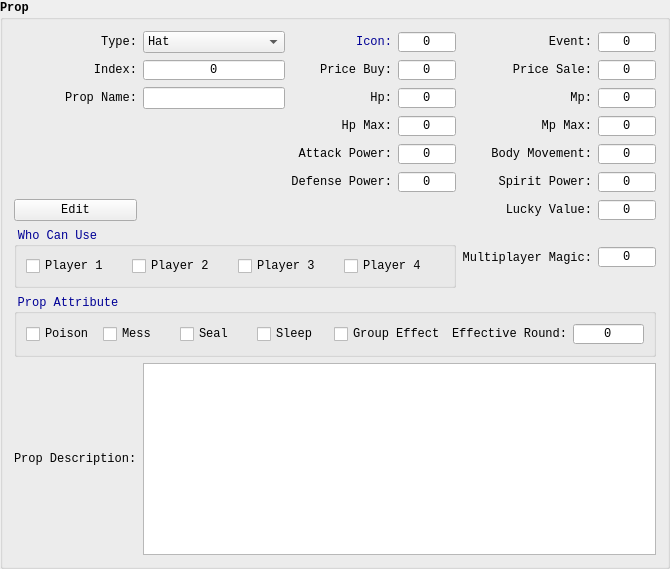
      <widget class="QGroupBox" name="propBox">
       <property name="font">
        <font>
         <family>Consolas</family>
         <pointsize>9</pointsize>
         <bold>true</bold>
        </font>
       </property>
       <property name="styleSheet">
        <string notr="true">#propBox {
	color: rgb(0, 0, 150);
	font-weight: bold;
}</string>
       </property>
       <property name="title">
        <string>Prop</string>
       </property>
       <layout class="QGridLayout" name="propLayout">
        <item row="2" column="5">
         <widget class="QSpinBox" name="propMp">
          <property name="font">
           <font>
            <family>Consolas</family>
            <pointsize>9</pointsize>
            <bold>false</bold>
           </font>
          </property>
          <property name="alignment">
           <set>Qt::AlignCenter</set>
          </property>
          <property name="buttonSymbols">
           <enum>QAbstractSpinBox::NoButtons</enum>
          </property>
          <property name="minimum">
           <number>-32768</number>
          </property>
          <property name="maximum">
           <number>32767</number>
          </property>
         </widget>
        </item>
        <item row="4" column="2">
         <widget class="QLabel" name="propAttackPowerLbl">
          <property name="font">
           <font>
            <family>Consolas</family>
            <pointsize>9</pointsize>
            <bold>false</bold>
           </font>
          </property>
          <property name="text">
           <string>Attack Power:</string>
          </property>
          <property name="alignment">
           <set>Qt::AlignRight|Qt::AlignTrailing|Qt::AlignVCenter</set>
          </property>
         </widget>
        </item>
        <item row="2" column="1">
         <widget class="QLineEdit" name="propName">
          <property name="sizePolicy">
           <sizepolicy hsizetype="Minimum" vsizetype="Fixed">
            <horstretch>0</horstretch>
            <verstretch>0</verstretch>
           </sizepolicy>
          </property>
          <property name="font">
           <font>
            <family>Consolas</family>
            <pointsize>9</pointsize>
            <bold>false</bold>
           </font>
          </property>
          <property name="alignment">
           <set>Qt::AlignCenter</set>
          </property>
         </widget>
        </item>
        <item row="1" column="3">
         <widget class="QSpinBox" name="propPriceBuy">
          <property name="font">
           <font>
            <family>Consolas</family>
            <pointsize>9</pointsize>
            <bold>false</bold>
           </font>
          </property>
          <property name="alignment">
           <set>Qt::AlignCenter</set>
          </property>
          <property name="buttonSymbols">
           <enum>QAbstractSpinBox::NoButtons</enum>
          </property>
          <property name="minimum">
           <number>0</number>
          </property>
          <property name="maximum">
           <number>65536</number>
          </property>
         </widget>
        </item>
        <item row="7" column="4">
         <widget class="QLabel" name="multiplayerMagicLbl">
          <property name="font">
           <font>
            <family>Consolas</family>
            <pointsize>9</pointsize>
            <bold>false</bold>
           </font>
          </property>
          <property name="text">
           <string>Multiplayer Magic:</string>
          </property>
          <property name="alignment">
           <set>Qt::AlignRight|Qt::AlignTrailing|Qt::AlignVCenter</set>
          </property>
         </widget>
        </item>
        <item row="3" column="3">
         <widget class="QSpinBox" name="propHpMax">
          <property name="font">
           <font>
            <family>Consolas</family>
            <pointsize>9</pointsize>
            <bold>false</bold>
           </font>
          </property>
          <property name="alignment">
           <set>Qt::AlignCenter</set>
          </property>
          <property name="buttonSymbols">
           <enum>QAbstractSpinBox::NoButtons</enum>
          </property>
          <property name="minimum">
           <number>-128</number>
          </property>
          <property name="maximum">
           <number>127</number>
          </property>
         </widget>
        </item>
        <item row="1" column="4">
         <widget class="QLabel" name="propPriceSaleLbl">
          <property name="font">
           <font>
            <family>Consolas</family>
            <pointsize>9</pointsize>
            <bold>false</bold>
           </font>
          </property>
          <property name="text">
           <string>Price Sale:</string>
          </property>
          <property name="alignment">
           <set>Qt::AlignRight|Qt::AlignTrailing|Qt::AlignVCenter</set>
          </property>
         </widget>
        </item>
        <item row="1" column="0">
         <widget class="QLabel" name="propIdxLbl">
          <property name="font">
           <font>
            <family>Consolas</family>
            <pointsize>9</pointsize>
            <bold>false</bold>
           </font>
          </property>
          <property name="text">
           <string>Index:</string>
          </property>
          <property name="alignment">
           <set>Qt::AlignRight|Qt::AlignTrailing|Qt::AlignVCenter</set>
          </property>
         </widget>
        </item>
        <item row="7" column="5">
         <widget class="QSpinBox" name="multiplayerMagic">
          <property name="font">
           <font>
            <family>Consolas</family>
            <pointsize>9</pointsize>
            <bold>false</bold>
           </font>
          </property>
          <property name="alignment">
           <set>Qt::AlignCenter</set>
          </property>
          <property name="buttonSymbols">
           <enum>QAbstractSpinBox::NoButtons</enum>
          </property>
          <property name="maximum">
           <number>99</number>
          </property>
         </widget>
        </item>
        <item row="1" column="2">
         <widget class="QLabel" name="propPriceBuyLbl">
          <property name="font">
           <font>
            <family>Consolas</family>
            <pointsize>9</pointsize>
            <bold>false</bold>
           </font>
          </property>
          <property name="text">
           <string>Price Buy:</string>
          </property>
          <property name="alignment">
           <set>Qt::AlignRight|Qt::AlignTrailing|Qt::AlignVCenter</set>
          </property>
         </widget>
        </item>
        <item row="4" column="3">
         <widget class="QSpinBox" name="propAttackPower">
          <property name="font">
           <font>
            <family>Consolas</family>
            <pointsize>9</pointsize>
            <bold>false</bold>
           </font>
          </property>
          <property name="alignment">
           <set>Qt::AlignCenter</set>
          </property>
          <property name="buttonSymbols">
           <enum>QAbstractSpinBox::NoButtons</enum>
          </property>
          <property name="minimum">
           <number>-128</number>
          </property>
          <property name="maximum">
           <number>255</number>
          </property>
         </widget>
        </item>
        <item row="0" column="1">
         <widget class="QComboBox" name="propType">
          <property name="font">
           <font>
            <family>Consolas</family>
            <pointsize>9</pointsize>
            <bold>false</bold>
           </font>
          </property>
          <item>
           <property name="text">
            <string>Hat</string>
           </property>
          </item>
          <item>
           <property name="text">
            <string>Clothes</string>
           </property>
          </item>
          <item>
           <property name="text">
            <string>Shoes</string>
           </property>
          </item>
          <item>
           <property name="text">
            <string>Cloak</string>
           </property>
          </item>
          <item>
           <property name="text">
            <string>Wristlet</string>
           </property>
          </item>
          <item>
           <property name="text">
            <string>Accessory</string>
           </property>
          </item>
          <item>
           <property name="text">
            <string>Weapon</string>
           </property>
          </item>
          <item>
           <property name="text">
            <string>Concealed Weapon</string>
           </property>
          </item>
          <item>
           <property name="text">
            <string>Medicine</string>
           </property>
          </item>
          <item>
           <property name="text">
            <string>Panacea</string>
           </property>
          </item>
          <item>
           <property name="text">
            <string>Elixir</string>
           </property>
          </item>
          <item>
           <property name="text">
            <string>Dope</string>
           </property>
          </item>
          <item>
           <property name="text">
            <string>Escape</string>
           </property>
          </item>
          <item>
           <property name="text">
            <string>Drama</string>
           </property>
          </item>
         </widget>
        </item>
        <item row="2" column="4">
         <widget class="QLabel" name="propMpLbl">
          <property name="font">
           <font>
            <family>Consolas</family>
            <pointsize>9</pointsize>
            <bold>false</bold>
           </font>
          </property>
          <property name="text">
           <string>Mp:</string>
          </property>
          <property name="alignment">
           <set>Qt::AlignRight|Qt::AlignTrailing|Qt::AlignVCenter</set>
          </property>
         </widget>
        </item>
        <item row="1" column="5">
         <widget class="QSpinBox" name="propPriceSale">
          <property name="font">
           <font>
            <family>Consolas</family>
            <pointsize>9</pointsize>
            <bold>false</bold>
           </font>
          </property>
          <property name="alignment">
           <set>Qt::AlignCenter</set>
          </property>
          <property name="buttonSymbols">
           <enum>QAbstractSpinBox::NoButtons</enum>
          </property>
          <property name="minimum">
           <number>0</number>
          </property>
          <property name="maximum">
           <number>65536</number>
          </property>
         </widget>
        </item>
        <item row="3" column="4">
         <widget class="QLabel" name="propMpMaxLbl">
          <property name="font">
           <font>
            <family>Consolas</family>
            <pointsize>9</pointsize>
            <bold>false</bold>
           </font>
          </property>
          <property name="text">
           <string>Mp Max:</string>
          </property>
          <property name="alignment">
           <set>Qt::AlignRight|Qt::AlignTrailing|Qt::AlignVCenter</set>
          </property>
         </widget>
        </item>
        <item row="2" column="0">
         <widget class="QLabel" name="propNameLbl">
          <property name="font">
           <font>
            <family>Consolas</family>
            <pointsize>9</pointsize>
            <bold>false</bold>
           </font>
          </property>
          <property name="text">
           <string>Prop Name:</string>
          </property>
          <property name="alignment">
           <set>Qt::AlignRight|Qt::AlignTrailing|Qt::AlignVCenter</set>
          </property>
         </widget>
        </item>
        <item row="2" column="2">
         <widget class="QLabel" name="propHpLbl">
          <property name="font">
           <font>
            <family>Consolas</family>
            <pointsize>9</pointsize>
            <bold>false</bold>
           </font>
          </property>
          <property name="text">
           <string>Hp:</string>
          </property>
          <property name="alignment">
           <set>Qt::AlignRight|Qt::AlignTrailing|Qt::AlignVCenter</set>
          </property>
         </widget>
        </item>
        <item row="1" column="1">
         <widget class="QSpinBox" name="propIdx">
          <property name="font">
           <font>
            <family>Consolas</family>
            <pointsize>9</pointsize>
            <bold>false</bold>
           </font>
          </property>
          <property name="alignment">
           <set>Qt::AlignCenter</set>
          </property>
          <property name="buttonSymbols">
           <enum>QAbstractSpinBox::NoButtons</enum>
          </property>
          <property name="maximum">
           <number>255</number>
          </property>
         </widget>
        </item>
        <item row="3" column="5">
         <widget class="QSpinBox" name="propMpMax">
          <property name="font">
           <font>
            <family>Consolas</family>
            <pointsize>9</pointsize>
            <bold>false</bold>
           </font>
          </property>
          <property name="alignment">
           <set>Qt::AlignCenter</set>
          </property>
          <property name="buttonSymbols">
           <enum>QAbstractSpinBox::NoButtons</enum>
          </property>
          <property name="minimum">
           <number>-128</number>
          </property>
          <property name="maximum">
           <number>127</number>
          </property>
         </widget>
        </item>
        <item row="9" column="0">
         <widget class="QLabel" name="propDescriptionLbl">
          <property name="font">
           <font>
            <family>Consolas</family>
            <pointsize>9</pointsize>
            <bold>false</bold>
           </font>
          </property>
          <property name="text">
           <string>Prop Description:</string>
          </property>
         </widget>
        </item>
        <item row="0" column="0">
         <widget class="QLabel" name="propTypeLbl">
          <property name="font">
           <font>
            <family>Consolas</family>
            <pointsize>9</pointsize>
            <bold>false</bold>
           </font>
          </property>
          <property name="text">
           <string>Type:</string>
          </property>
          <property name="alignment">
           <set>Qt::AlignRight|Qt::AlignTrailing|Qt::AlignVCenter</set>
          </property>
         </widget>
        </item>
        <item row="2" column="3">
         <widget class="QSpinBox" name="propHp">
          <property name="font">
           <font>
            <family>Consolas</family>
            <pointsize>9</pointsize>
            <bold>false</bold>
           </font>
          </property>
          <property name="alignment">
           <set>Qt::AlignCenter</set>
          </property>
          <property name="buttonSymbols">
           <enum>QAbstractSpinBox::NoButtons</enum>
          </property>
          <property name="minimum">
           <number>-32768</number>
          </property>
          <property name="maximum">
           <number>32767</number>
          </property>
         </widget>
        </item>
        <item row="7" column="0" colspan="4">
         <widget class="QGroupBox" name="whoCanUseBox">
          <property name="font">
           <font>
            <family>Consolas</family>
            <pointsize>9</pointsize>
            <bold>false</bold>
           </font>
          </property>
          <property name="styleSheet">
           <string notr="true">#whoCanUseBox {
	color: rgb(0, 0, 150);
}</string>
          </property>
          <property name="title">
           <string>Who Can Use</string>
          </property>
          <layout class="QHBoxLayout" name="propWhoCanUseHorLayout">
           <item>
            <widget class="QCheckBox" name="player1Chk">
             <property name="font">
              <font>
               <family>Consolas</family>
               <pointsize>9</pointsize>
               <bold>false</bold>
              </font>
             </property>
             <property name="text">
              <string>Player 1</string>
             </property>
            </widget>
           </item>
           <item>
            <widget class="QCheckBox" name="player2Chk">
             <property name="font">
              <font>
               <family>Consolas</family>
               <pointsize>9</pointsize>
               <bold>false</bold>
              </font>
             </property>
             <property name="text">
              <string>Player 2</string>
             </property>
            </widget>
           </item>
           <item>
            <widget class="QCheckBox" name="player3Chk">
             <property name="font">
              <font>
               <family>Consolas</family>
               <pointsize>9</pointsize>
               <bold>false</bold>
              </font>
             </property>
             <property name="text">
              <string>Player 3</string>
             </property>
            </widget>
           </item>
           <item>
            <widget class="QCheckBox" name="player4Chk">
             <property name="font">
              <font>
               <family>Consolas</family>
               <pointsize>9</pointsize>
               <bold>false</bold>
              </font>
             </property>
             <property name="text">
              <string>Player 4</string>
             </property>
            </widget>
           </item>
          </layout>
         </widget>
        </item>
        <item row="3" column="2">
         <widget class="QLabel" name="propHpMaxLbl">
          <property name="font">
           <font>
            <family>Consolas</family>
            <pointsize>9</pointsize>
            <bold>false</bold>
           </font>
          </property>
          <property name="text">
           <string>Hp Max:</string>
          </property>
          <property name="alignment">
           <set>Qt::AlignRight|Qt::AlignTrailing|Qt::AlignVCenter</set>
          </property>
         </widget>
        </item>
        <item row="5" column="2">
         <widget class="QLabel" name="propDefensePowerLbl">
          <property name="font">
           <font>
            <family>Consolas</family>
            <pointsize>9</pointsize>
            <bold>false</bold>
           </font>
          </property>
          <property name="text">
           <string>Defense Power:</string>
          </property>
          <property name="alignment">
           <set>Qt::AlignRight|Qt::AlignTrailing|Qt::AlignVCenter</set>
          </property>
         </widget>
        </item>
        <item row="5" column="3">
         <widget class="QSpinBox" name="propDefensePower">
          <property name="font">
           <font>
            <family>Consolas</family>
            <pointsize>9</pointsize>
            <bold>false</bold>
           </font>
          </property>
          <property name="alignment">
           <set>Qt::AlignCenter</set>
          </property>
          <property name="buttonSymbols">
           <enum>QAbstractSpinBox::NoButtons</enum>
          </property>
          <property name="minimum">
           <number>-128</number>
          </property>
          <property name="maximum">
           <number>255</number>
          </property>
         </widget>
        </item>
        <item row="4" column="4">
         <widget class="QLabel" name="propBodyMovementLbl">
          <property name="font">
           <font>
            <family>Consolas</family>
            <pointsize>9</pointsize>
            <bold>false</bold>
           </font>
          </property>
          <property name="text">
           <string>Body Movement:</string>
          </property>
          <property name="alignment">
           <set>Qt::AlignRight|Qt::AlignTrailing|Qt::AlignVCenter</set>
          </property>
         </widget>
        </item>
        <item row="4" column="5">
         <widget class="QSpinBox" name="propBodyMovement">
          <property name="font">
           <font>
            <family>Consolas</family>
            <pointsize>9</pointsize>
            <bold>false</bold>
           </font>
          </property>
          <property name="alignment">
           <set>Qt::AlignCenter</set>
          </property>
          <property name="buttonSymbols">
           <enum>QAbstractSpinBox::NoButtons</enum>
          </property>
          <property name="minimum">
           <number>-128</number>
          </property>
          <property name="maximum">
           <number>127</number>
          </property>
         </widget>
        </item>
        <item row="5" column="4">
         <widget class="QLabel" name="propSpiritPowerLbl">
          <property name="font">
           <font>
            <family>Consolas</family>
            <pointsize>9</pointsize>
            <bold>false</bold>
           </font>
          </property>
          <property name="text">
           <string>Spirit Power:</string>
          </property>
          <property name="alignment">
           <set>Qt::AlignRight|Qt::AlignTrailing|Qt::AlignVCenter</set>
          </property>
         </widget>
        </item>
        <item row="6" column="4">
         <widget class="QLabel" name="propLuckyValueLbl">
          <property name="font">
           <font>
            <family>Consolas</family>
            <pointsize>9</pointsize>
            <bold>false</bold>
           </font>
          </property>
          <property name="text">
           <string>Lucky Value:</string>
          </property>
          <property name="alignment">
           <set>Qt::AlignRight|Qt::AlignTrailing|Qt::AlignVCenter</set>
          </property>
         </widget>
        </item>
        <item row="5" column="5">
         <widget class="QSpinBox" name="propSpiritPower">
          <property name="font">
           <font>
            <family>Consolas</family>
            <pointsize>9</pointsize>
            <bold>false</bold>
           </font>
          </property>
          <property name="alignment">
           <set>Qt::AlignCenter</set>
          </property>
          <property name="buttonSymbols">
           <enum>QAbstractSpinBox::NoButtons</enum>
          </property>
          <property name="minimum">
           <number>-128</number>
          </property>
          <property name="maximum">
           <number>127</number>
          </property>
         </widget>
        </item>
        <item row="6" column="5">
         <widget class="QSpinBox" name="propLuckyValue">
          <property name="font">
           <font>
            <family>Consolas</family>
            <pointsize>9</pointsize>
            <bold>false</bold>
           </font>
          </property>
          <property name="alignment">
           <set>Qt::AlignCenter</set>
          </property>
          <property name="buttonSymbols">
           <enum>QAbstractSpinBox::NoButtons</enum>
          </property>
          <property name="minimum">
           <number>-128</number>
          </property>
          <property name="maximum">
           <number>127</number>
          </property>
         </widget>
        </item>
        <item row="3" column="1" rowspan="4">
         <widget class="IconView" name="propIconView" native="true">
          <property name="minimumSize">
           <size>
            <width>100</width>
            <height>100</height>
           </size>
          </property>
          <property name="maximumSize">
           <size>
            <width>100</width>
            <height>100</height>
           </size>
          </property>
          <property name="font">
           <font>
            <family>Consolas</family>
            <bold>false</bold>
           </font>
          </property>
         </widget>
        </item>
        <item row="0" column="5">
         <widget class="QSpinBox" name="propEvent">
          <property name="font">
           <font>
            <family>Consolas</family>
            <pointsize>9</pointsize>
            <bold>false</bold>
           </font>
          </property>
          <property name="alignment">
           <set>Qt::AlignCenter</set>
          </property>
          <property name="buttonSymbols">
           <enum>QAbstractSpinBox::NoButtons</enum>
          </property>
          <property name="maximum">
           <number>65536</number>
          </property>
         </widget>
        </item>
        <item row="0" column="4">
         <widget class="QLabel" name="propEventLbl">
          <property name="font">
           <font>
            <family>Consolas</family>
            <pointsize>9</pointsize>
            <bold>false</bold>
           </font>
          </property>
          <property name="text">
           <string>Event:</string>
          </property>
          <property name="alignment">
           <set>Qt::AlignRight|Qt::AlignTrailing|Qt::AlignVCenter</set>
          </property>
         </widget>
        </item>
        <item row="0" column="2">
         <widget class="QLabel" name="propIconLbl">
          <property name="font">
           <font>
            <family>Consolas</family>
            <pointsize>9</pointsize>
            <bold>false</bold>
           </font>
          </property>
          <property name="styleSheet">
           <string notr="true">QLabel{ color: rgb(0, 0, 150); }</string>
          </property>
          <property name="text">
           <string>Icon:</string>
          </property>
          <property name="alignment">
           <set>Qt::AlignRight|Qt::AlignTrailing|Qt::AlignVCenter</set>
          </property>
         </widget>
        </item>
        <item row="0" column="3">
         <widget class="QSpinBox" name="propIcon">
          <property name="font">
           <font>
            <family>Consolas</family>
            <pointsize>9</pointsize>
            <bold>false</bold>
           </font>
          </property>
          <property name="alignment">
           <set>Qt::AlignCenter</set>
          </property>
          <property name="buttonSymbols">
           <enum>QAbstractSpinBox::NoButtons</enum>
          </property>
          <property name="maximum">
           <number>255</number>
          </property>
         </widget>
        </item>
        <item row="8" column="0" colspan="6">
         <widget class="QGroupBox" name="propAttrBox">
          <property name="font">
           <font>
            <family>Consolas</family>
            <pointsize>9</pointsize>
            <bold>false</bold>
           </font>
          </property>
          <property name="styleSheet">
           <string notr="true">#propAttrBox {
	color: rgb(0, 0, 150);
}</string>
          </property>
          <property name="title">
           <string>Prop Attribute</string>
          </property>
          <layout class="QHBoxLayout" name="propAttrHorLayout">
           <item>
            <widget class="QCheckBox" name="poisonChk">
             <property name="font">
              <font>
               <family>Consolas</family>
               <pointsize>9</pointsize>
               <bold>false</bold>
              </font>
             </property>
             <property name="text">
              <string>Poison</string>
             </property>
            </widget>
           </item>
           <item>
            <widget class="QCheckBox" name="messChk">
             <property name="font">
              <font>
               <family>Consolas</family>
               <pointsize>9</pointsize>
               <bold>false</bold>
              </font>
             </property>
             <property name="text">
              <string>Mess</string>
             </property>
            </widget>
           </item>
           <item>
            <widget class="QCheckBox" name="sealChk">
             <property name="font">
              <font>
               <family>Consolas</family>
               <pointsize>9</pointsize>
               <bold>false</bold>
              </font>
             </property>
             <property name="text">
              <string>Seal</string>
             </property>
            </widget>
           </item>
           <item>
            <widget class="QCheckBox" name="sleepChk">
             <property name="font">
              <font>
               <family>Consolas</family>
               <pointsize>9</pointsize>
               <bold>false</bold>
              </font>
             </property>
             <property name="text">
              <string>Sleep</string>
             </property>
            </widget>
           </item>
           <item>
            <widget class="QCheckBox" name="groupEffectChk">
             <property name="font">
              <font>
               <family>Consolas</family>
               <pointsize>9</pointsize>
               <bold>false</bold>
              </font>
             </property>
             <property name="text">
              <string>Group Effect</string>
             </property>
            </widget>
           </item>
           <item>
            <widget class="QLabel" name="effectiveRoundLbl">
             <property name="font">
              <font>
               <family>Consolas</family>
               <pointsize>9</pointsize>
               <bold>false</bold>
              </font>
             </property>
             <property name="text">
              <string>Effective Round:</string>
             </property>
             <property name="alignment">
              <set>Qt::AlignRight|Qt::AlignTrailing|Qt::AlignVCenter</set>
             </property>
            </widget>
           </item>
           <item>
            <widget class="QSpinBox" name="effectiveRound">
             <property name="font">
              <font>
               <family>Consolas</family>
               <pointsize>9</pointsize>
               <bold>false</bold>
              </font>
             </property>
             <property name="alignment">
              <set>Qt::AlignCenter</set>
             </property>
             <property name="buttonSymbols">
              <enum>QAbstractSpinBox::NoButtons</enum>
             </property>
             <property name="maximum">
              <number>9</number>
             </property>
            </widget>
           </item>
          </layout>
         </widget>
        </item>
        <item row="9" column="1" colspan="5">
         <widget class="QTextEdit" name="propDescription">
          <property name="font">
           <font>
            <family>Consolas</family>
            <pointsize>9</pointsize>
            <bold>false</bold>
           </font>
          </property>
         </widget>
        </item>
        <item row="6" column="0">
         <widget class="QPushButton" name="editPropIcon">
          <property name="sizePolicy">
           <sizepolicy hsizetype="Minimum" vsizetype="Minimum">
            <horstretch>0</horstretch>
            <verstretch>0</verstretch>
           </sizepolicy>
          </property>
          <property name="font">
           <font>
            <family>Consolas</family>
            <pointsize>9</pointsize>
            <bold>false</bold>
           </font>
          </property>
          <property name="text">
           <string>Edit</string>
          </property>
         </widget>
        </item>
       </layout>
      </widget>
